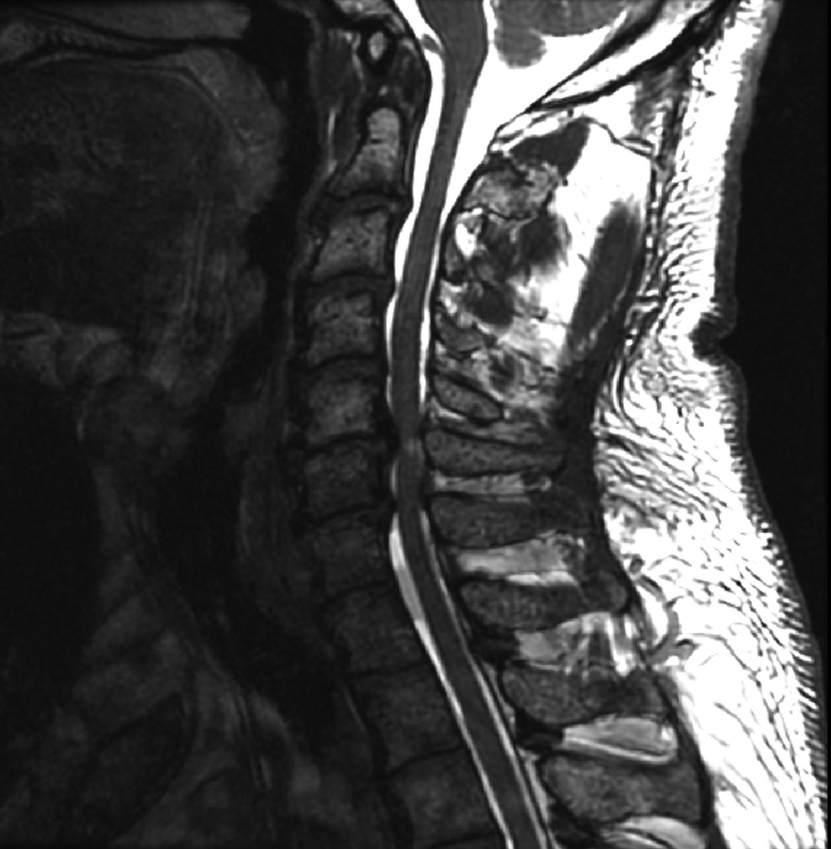
#> input picture image/mri.jpg, 831 x 849 px, shrunk from 1760 x 1800 before the run, found by its file name
$ python gama_transformation_short.py
#> lines starting #> are read from the running program, lines starting #| are printed output that depends on the picture
import matplotlib.pyplot as plt

path = '/home/habray/Image_Processing/Working_Folder/Image-Processing/image/'

img = plt.imread(path + 'mri.jpg')
#> img is the input picture: shape (849, 831); min 0, max 255, mean 69.9

y = 0.8

plt.imshow(img ** y, cmap="gray")
plt.xticks([])
plt.yticks([])
plt.show()
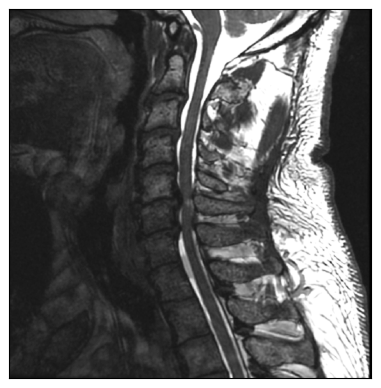
#> figure drawn by matplotlib, 1 panel
